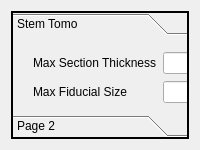
      <widget class="QWidget" name="stemTomo">
       <layout class="QGridLayout" name="gridLayout_27">
        <item row="0" column="0">
         <widget class="QToolBox" name="stemTomo_Toolbox">
          <property name="frameShape">
           <enum>QFrame::WinPanel</enum>
          </property>
          <property name="lineWidth">
           <number>5</number>
          </property>
          <property name="currentIndex">
           <number>0</number>
          </property>
          <widget class="QWidget" name="page_20">
           <property name="geometry">
            <rect>
             <x>0</x>
             <y>0</y>
             <width>98</width>
             <height>28</height>
            </rect>
           </property>
           <attribute name="label">
            <string>Stem Tomo</string>
           </attribute>
           <widget class="QWidget" name="layoutWidget">
            <property name="geometry">
             <rect>
              <x>20</x>
              <y>10</y>
              <width>311</width>
              <height>261</height>
             </rect>
            </property>
            <layout class="QGridLayout" name="gridLayout_28">
             <item row="0" column="0">
              <widget class="QLabel" name="MaxSectionThickness_STEMTomo_2">
               <property name="text">
                <string>Max Section Thickness</string>
               </property>
              </widget>
             </item>
             <item row="0" column="1">
              <widget class="QLineEdit" name="MaxSectionThickness_Text_STEMTomo_2"/>
             </item>
             <item row="1" column="0">
              <widget class="QLabel" name="MaxFiducialSize_STEMTomo_2">
               <property name="text">
                <string>Max Fiducial Size</string>
               </property>
              </widget>
             </item>
             <item row="1" column="1">
              <widget class="QLineEdit" name="MaxFiducialSize_Text_STEMTomo_2"/>
             </item>
             <item row="2" column="0">
              <widget class="QLabel" name="SpotSize_STEMTomo_2">
               <property name="text">
                <string>Spot Size</string>
               </property>
              </widget>
             </item>
             <item row="2" column="1">
              <widget class="QLineEdit" name="SpotSize_Text_STEMTomo_2"/>
             </item>
             <item row="3" column="0">
              <widget class="QLabel" name="DwellTime_STEMTomo_2">
               <property name="text">
                <string>Dwell Time</string>
               </property>
              </widget>
             </item>
             <item row="3" column="1">
              <widget class="QLineEdit" name="DwellTime_Text_STEMTomo_2"/>
             </item>
             <item row="4" column="0">
              <widget class="QLabel" name="I_STEMTomo_2">
               <property name="text">
                <string>Current (I)</string>
               </property>
              </widget>
             </item>
             <item row="4" column="1">
              <widget class="QLineEdit" name="I_Text_STEMTomo_2"/>
             </item>
             <item row="5" column="0">
              <widget class="QLabel" name="ConvergenceAngle_STEMTomo_2">
               <property name="text">
                <string>Convergence Angle</string>
               </property>
              </widget>
             </item>
             <item row="5" column="1">
              <widget class="QLineEdit" name="ConvergenceAngle_Text_STEMTomo_2"/>
             </item>
             <item row="7" column="0">
              <widget class="QLabel" name="ProbeMode_STEMTomo_2">
               <property name="text">
                <string>Probe Mode</string>
               </property>
              </widget>
             </item>
             <item row="7" column="1">
              <widget class="QCheckBox" name="Microprobe_STEMTomo_2">
               <property name="text">
                <string>Microprobe</string>
               </property>
              </widget>
             </item>
             <item row="8" column="0">
              <widget class="QLabel" name="Detector_STEMTomo_2">
               <property name="text">
                <string>Detector</string>
               </property>
              </widget>
             </item>
             <item row="8" column="1">
              <widget class="QComboBox" name="Detector_DropBox_STEMTomo_2">
               <item>
                <property name="text">
                 <string>HAADF</string>
                </property>
               </item>
               <item>
                <property name="text">
                 <string>BF</string>
                </property>
               </item>
               <item>
                <property name="text">
                 <string>DF</string>
                </property>
               </item>
              </widget>
             </item>
             <item row="9" column="0">
              <widget class="QLabel" name="CameraLength_STEMTomo_2">
               <property name="text">
                <string>Camera Length</string>
               </property>
              </widget>
             </item>
             <item row="9" column="1">
              <widget class="QLineEdit" name="CameraLength_Text_STEMTomo_2"/>
             </item>
             <item row="7" column="2">
              <widget class="QCheckBox" name="NanoProbe_STEMTomo_2">
               <property name="text">
                <string>Nanoprobe</string>
               </property>
              </widget>
             </item>
            </layout>
           </widget>
          </widget>
          <widget class="QWidget" name="page_21">
           <property name="geometry">
            <rect>
             <x>0</x>
             <y>0</y>
             <width>98</width>
             <height>28</height>
            </rect>
           </property>
           <attribute name="label">
            <string>Page 2</string>
           </attribute>
          </widget>
         </widget>
        </item>
       </layout>
      </widget>
